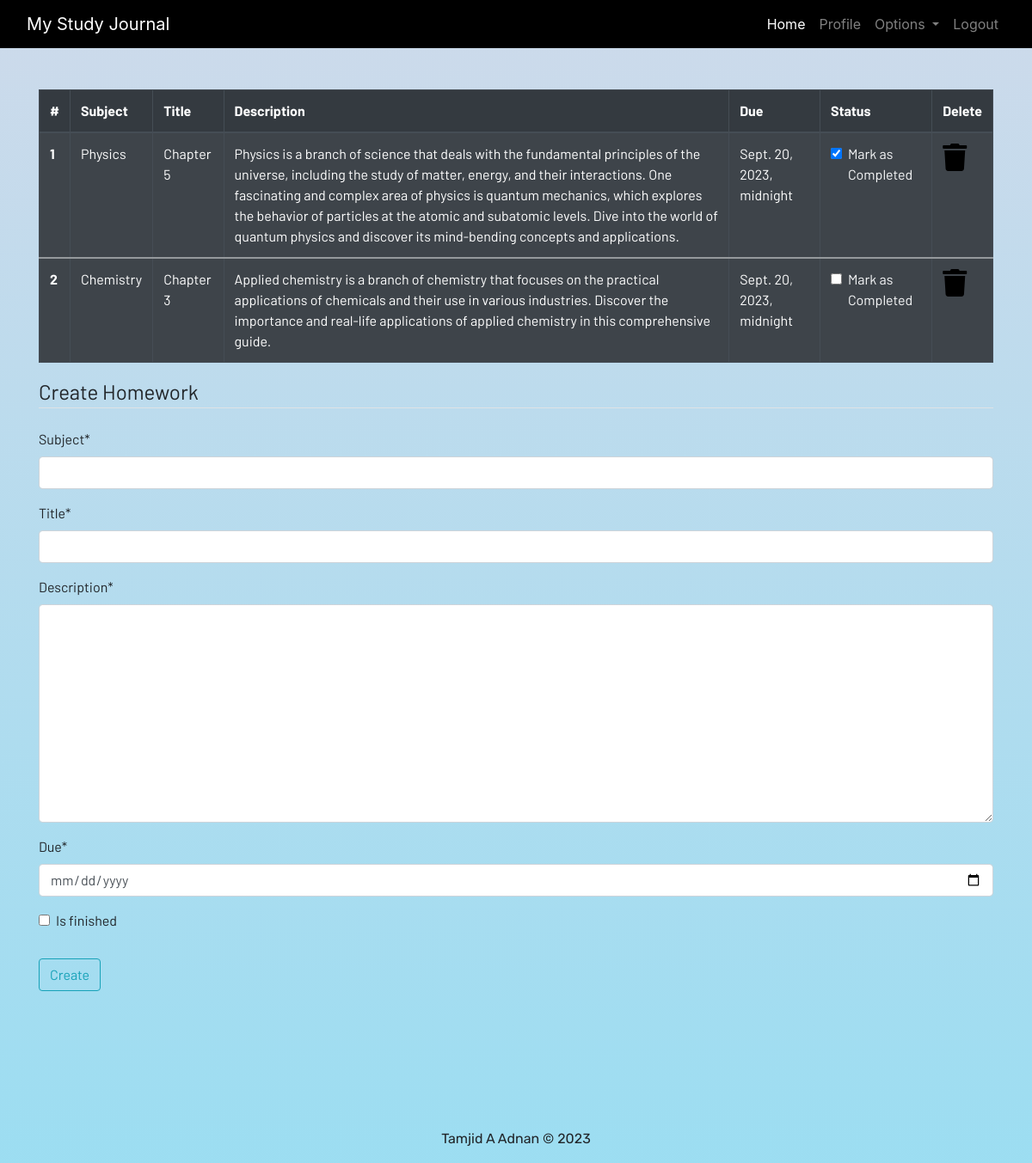
The page /homework (signed in) on the database its author committed.
### dashboard/models.py (models this page shows, shortened)
class Homework(models.Model):
    user = models.ForeignKey(User, on_delete=models.CASCADE)
    subject = models.CharField(max_length=50)
    title = models.CharField(max_length=100)
    description = models.TextField()
    due = models.DateTimeField()
    is_finished = models.BooleanField(default=False)

### dashboard/views.py (the view)
# urls.py: path('homework', views.homework, name="homework"),
@login_required(login_url='login/')
def homework(request):
    if request.method == "POST":
        form = HomeworkForm(request.POST)
        if form.is_valid():
            try:
                finished = request.POST['is_finished']
                if finished == 'on':
                    finished = True
                else:
                    finished = False
            except:
                finished = False
            homeworks = Homework(
                user=request.user,
                subject=request.POST['subject'],
                title=request.POST['title'],
                description=request.POST['description'],
                due=request.POST['due'],
                is_finished=finished
            )
            homeworks.save()
    else:
        form = HomeworkForm()
    homework = Homework.objects.filter(user=request.user)
    if len(homework) == 0:
        homework_done = True
    else:
        homework_done = False
    context = {'homeworks':homework,
               'homeworks_done' :homework_done,
               'form':form,}
    return render(request, 'dashboard/homework.html', context)

### dashboard/forms.py
class HomeworkForm(forms.ModelForm):
    class Meta:
        model = Homework
        widgets = {'due' :DateInput()}
        fields = ['subject','title', 'description', 'due', 'is_finished']

### dashboard/templates/dashboard/homework.html (shortened to what this page needs)
{% extends 'dashboard/base.html' %}
{% load static %}
{% load crispy_forms_tags %}
{% block content %}
<div class="container">
    {% if not homework_done %}
    <table class="table table-striped table-bordered table-hover table-dark">
        <thead>
            <tr>
                <th scope="col">#</th>
                <th scope="col">Subject</th>
                <th scope="col">Title</th>
                <th scope="col">Description</th>
                <th scope="col">Due</th>
                <th scope="col">Status</th>
                <th scope="col">Delete</th>
            </tr>
        </thead>
        <tbody>
            {% for i in homeworks %}
            <tr>
                <th scope="row">{{forloop.counter}}</th>
                <td>{{i.subject}}</td>
                <td>{{i.title}}</td>
                <td>{{i.description}}</td>
                <td>{{i.due}}</td>
                <td>
                    <a href="{% url 'update-homework' i.id %}">
                        <div class="form-check">
                            {% if i.is_finished == True %}
                            <input class="form-check-input" type="checkbox" value="" checked>
                            {% else %}
                            <input class="form-check-input" type="checkbox" value="">
                            {% endif %}
                            <label class="form-check-label text-light" for="flexCheckDefault">
                                Mark as Completed
                            </label>
                        </div>
                    </a>
                </td>
                <td><a href="{% url 'delete-homework' i.id %}"><i class="fa fa-trash fa-2x"></i></a></td>
            </tr>
        </tbody>
        {% endfor %}
    </table>
    {% else %}
    <h4>All homeworks are completed!! Create to have more!!</h4>
    {% endif %}
</div>
<div class=" container">
    <form method="POST">
        <fieldset class="form-group">
            <legend class="border-bottom mb-4">Create Homework</legend>
            {{form|crispy}}
        </fieldset>
        <div class="form-group">
            <button href="" class="btn btn-outline-info" type="submit">
                Create
            </button>
        </div>
    </form>
</div>
{% endblock content %}

### dashboard/templates/dashboard/base.html (shortened to what this page needs)
<!DOCTYPE html>
{% load static %}
<html lang="en">
<head>
  <link rel="stylesheet" href="https://stackpath.bootstrapcdn.com/bootstrap/4.3.1/css/bootstrap.min.css"
 />
  <link rel="stylesheet" href="https://use.fontawesome.com/releases/v5.7.2/css/all.css"
 />
  <link rel="stylesheet" href="{% static 'css/main.css' %}" />
</head>
<body>
  <header>
    <nav class="navbar navbar-expand-lg navbar-dark bg-dark">
      <div class="container-fluid">
        <a class="navbar-brand" href="{% url 'home' %}">My Study Journal</a>
        <div class="collapse navbar-collapse justify-content-end" id="navbarSupportedContent">
          <ul class="navbar-nav mb-2 mb-lg-0">
            <li class="nav-item">
              <a class="nav-link active" aria-current="page" href="{% url 'home' %}">Home</a>
            </li>
            {% if user.is_authenticated %}
            <li class="nav-item">
              <a class="nav-link" href="{% url 'profile' %}">Profile</a>
            </li>
            <li class="nav-item dropdown">
              <a class="nav-link dropdown-toggle" href="#" id="navbarDropdown" role="button" data-toggle="dropdown"
                aria-haspopup="true" aria-expanded="false">
                Options
              </a>
            </li>
            <li class="nav-item">
              <a class="nav-link" href="{% url 'logout' %}">Logout</a>
            </li>
            {% endif %}
          </ul>
        </div>
      </div>
    </nav>
  </header>
  <br /><br />
  <main>
    {% block content %}
    {% endblock content %}
  </main>
  <br /><br />
  <br /><br />
  <br /><br />
  <div class="footer-basic" align = "center">
    <footer>
        <p class="copyright">Tamjid A Adnan © 2023</p>
    </footer>
</body>
</html>

### dashboard/static/css/main.css (style rules this page uses)
html { scroll-behavior: smooth; height: 100%; width: 100%; }
main { font-family: Barlow, Quicksand, Rubik, sans-serif, serif, 'Times New Roman', Times, serif !important; }
footer { font-family: Rubik, sans-serif, serif, 'Times New Roman', Times, serif; }
.navbar { background-color: rgb(0, 0, 0) !important; }
a { text-decoration: none !important; color: black; }
html, body { max-width: 100%; overflow-x: hidden; height: 100%; width: 100%; }
body { background: linear-gradient(rgba(7, 70, 153, 0.2), rgba(58, 188, 228, 0.5)); overflow-x: hidden; background-size: cover; background-repeat: no-repeat; }
.fa { color: black; }

### rows shown on the page
Homework: subject "Physics", title "Chapter 5", description "Physics is a branch of science that deals with the fundamental principles of the universe, including the study of matter, energy, and their interactions. One fascinating and complex area of physics is quantum mechanics, which explores the behavior of particles at the atomic and subatomic levels. Dive into the world of quantum physics and discover its mind-bending concepts and applications.", due "Sept. 20, 2023, midnight"
Homework: subject "Chemistry", title "Chapter 3", description "Applied chemistry is a branch of chemistry that focuses on the practical applications of chemicals and their use in various industries. Discover the importance and real-life applications of applied chemistry in this comprehensive guide.", due "Sept. 20, 2023, midnight"
